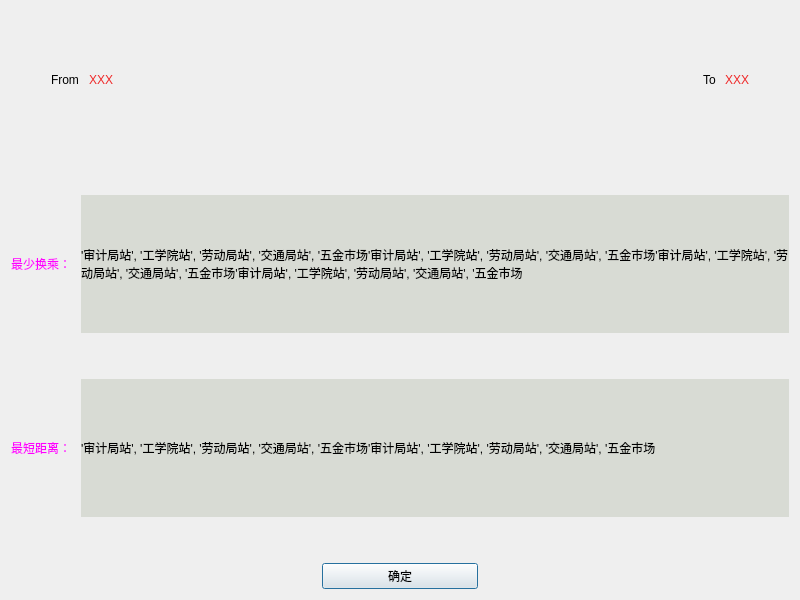
<?xml version="1.0" encoding="UTF-8"?>
<ui version="4.0">
 <class>Dialog</class>
 <widget class="QDialog" name="Dialog">
  <property name="geometry">
   <rect>
    <x>0</x>
    <y>0</y>
    <width>800</width>
    <height>600</height>
   </rect>
  </property>
  <property name="minimumSize">
   <size>
    <width>800</width>
    <height>600</height>
   </size>
  </property>
  <property name="maximumSize">
   <size>
    <width>800</width>
    <height>600</height>
   </size>
  </property>
  <property name="windowTitle">
   <string>Dialog</string>
  </property>
  <layout class="QVBoxLayout" name="verticalLayout">
   <item>
    <layout class="QHBoxLayout" name="horizontalLayout">
     <item>
      <spacer name="horizontalSpacer">
       <property name="orientation">
        <enum>Qt::Horizontal</enum>
       </property>
       <property name="sizeType">
        <enum>QSizePolicy::Preferred</enum>
       </property>
       <property name="sizeHint" stdset="0">
        <size>
         <width>40</width>
         <height>20</height>
        </size>
       </property>
      </spacer>
     </item>
     <item>
      <widget class="QLabel" name="lb1">
       <property name="styleSheet">
        <string notr="true">font: 57 30pt &quot;WenQuanYi Zen Hei Sharp&quot;;
</string>
       </property>
       <property name="text">
        <string>From </string>
       </property>
      </widget>
     </item>
     <item>
      <widget class="QLabel" name="lbFrom">
       <property name="styleSheet">
        <string notr="true">font: 57 30pt &quot;WenQuanYi Zen Hei Sharp&quot;;
color: rgb(239, 41, 41);</string>
       </property>
       <property name="text">
        <string>XXX</string>
       </property>
      </widget>
     </item>
     <item>
      <spacer name="horizontalSpacer_3">
       <property name="orientation">
        <enum>Qt::Horizontal</enum>
       </property>
       <property name="sizeHint" stdset="0">
        <size>
         <width>40</width>
         <height>20</height>
        </size>
       </property>
      </spacer>
     </item>
     <item>
      <widget class="QLabel" name="lb2">
       <property name="styleSheet">
        <string notr="true">font: 57 30pt &quot;WenQuanYi Zen Hei Sharp&quot;;
</string>
       </property>
       <property name="text">
        <string>To </string>
       </property>
      </widget>
     </item>
     <item>
      <widget class="QLabel" name="lbTo">
       <property name="styleSheet">
        <string notr="true">font: 57 30pt &quot;WenQuanYi Zen Hei Sharp&quot;;
color: rgb(239, 41, 41);</string>
       </property>
       <property name="text">
        <string>XXX</string>
       </property>
      </widget>
     </item>
     <item>
      <spacer name="horizontalSpacer_2">
       <property name="orientation">
        <enum>Qt::Horizontal</enum>
       </property>
       <property name="sizeType">
        <enum>QSizePolicy::Preferred</enum>
       </property>
       <property name="sizeHint" stdset="0">
        <size>
         <width>40</width>
         <height>20</height>
        </size>
       </property>
      </spacer>
     </item>
    </layout>
   </item>
   <item>
    <spacer name="verticalSpacer_4">
     <property name="orientation">
      <enum>Qt::Vertical</enum>
     </property>
     <property name="sizeType">
      <enum>QSizePolicy::Preferred</enum>
     </property>
     <property name="sizeHint" stdset="0">
      <size>
       <width>20</width>
       <height>40</height>
      </size>
     </property>
    </spacer>
   </item>
   <item>
    <layout class="QHBoxLayout" name="horizontalLayout_2">
     <item>
      <widget class="QLabel" name="label_3">
       <property name="styleSheet">
        <string notr="true">font: 75 24pt &quot;WenQuanYi Zen Hei Sharp&quot;;
color: rgb(255, 0, 255);</string>
       </property>
       <property name="text">
        <string>最少换乘： </string>
       </property>
      </widget>
     </item>
     <item>
      <widget class="QLabel" name="lbMinBus">
       <property name="sizePolicy">
        <sizepolicy hsizetype="Expanding" vsizetype="Preferred">
         <horstretch>0</horstretch>
         <verstretch>0</verstretch>
        </sizepolicy>
       </property>
       <property name="styleSheet">
        <string notr="true">font: 57 14pt &quot;WenQuanYi Zen Hei Sharp&quot;;
background-color: rgba(211, 215, 207, 0.85);</string>
       </property>
       <property name="text">
        <string>'审计局站', '工学院站', '劳动局站', '交通局站', '五金市场'审计局站', '工学院站', '劳动局站', '交通局站', '五金市场'审计局站', '工学院站', '劳动局站', '交通局站', '五金市场'审计局站', '工学院站', '劳动局站', '交通局站', '五金市场</string>
       </property>
       <property name="wordWrap">
        <bool>true</bool>
       </property>
      </widget>
     </item>
    </layout>
   </item>
   <item>
    <spacer name="verticalSpacer_2">
     <property name="orientation">
      <enum>Qt::Vertical</enum>
     </property>
     <property name="sizeType">
      <enum>QSizePolicy::Preferred</enum>
     </property>
     <property name="sizeHint" stdset="0">
      <size>
       <width>20</width>
       <height>40</height>
      </size>
     </property>
    </spacer>
   </item>
   <item>
    <layout class="QHBoxLayout" name="horizontalLayout_3">
     <item>
      <widget class="QLabel" name="label_4">
       <property name="styleSheet">
        <string notr="true">font: 75 24pt &quot;WenQuanYi Zen Hei Sharp&quot;;
color: rgb(255, 0, 255);</string>
       </property>
       <property name="text">
        <string>最短距离： </string>
       </property>
      </widget>
     </item>
     <item>
      <widget class="QLabel" name="lbMinDistance">
       <property name="sizePolicy">
        <sizepolicy hsizetype="Expanding" vsizetype="Preferred">
         <horstretch>0</horstretch>
         <verstretch>0</verstretch>
        </sizepolicy>
       </property>
       <property name="styleSheet">
        <string notr="true">font: 57 14pt &quot;WenQuanYi Zen Hei Sharp&quot;;
background-color: rgba(211, 215, 207, 0.85);</string>
       </property>
       <property name="text">
        <string>'审计局站', '工学院站', '劳动局站', '交通局站', '五金市场'审计局站', '工学院站', '劳动局站', '交通局站', '五金市场</string>
       </property>
       <property name="wordWrap">
        <bool>true</bool>
       </property>
      </widget>
     </item>
    </layout>
   </item>
   <item>
    <spacer name="verticalSpacer_3">
     <property name="orientation">
      <enum>Qt::Vertical</enum>
     </property>
     <property name="sizeType">
      <enum>QSizePolicy::Preferred</enum>
     </property>
     <property name="sizeHint" stdset="0">
      <size>
       <width>20</width>
       <height>40</height>
      </size>
     </property>
    </spacer>
   </item>
   <item>
    <layout class="QHBoxLayout" name="horizontalLayout_5" stretch="2,1,2">
     <item>
      <spacer name="horizontalSpacer_6">
       <property name="orientation">
        <enum>Qt::Horizontal</enum>
       </property>
       <property name="sizeType">
        <enum>QSizePolicy::Preferred</enum>
       </property>
       <property name="sizeHint" stdset="0">
        <size>
         <width>60</width>
         <height>20</height>
        </size>
       </property>
      </spacer>
     </item>
     <item>
      <widget class="QPushButton" name="pushButton">
       <property name="sizePolicy">
        <sizepolicy hsizetype="Preferred" vsizetype="Fixed">
         <horstretch>0</horstretch>
         <verstretch>0</verstretch>
        </sizepolicy>
       </property>
       <property name="text">
        <string>确定</string>
       </property>
      </widget>
     </item>
     <item>
      <spacer name="horizontalSpacer_7">
       <property name="orientation">
        <enum>Qt::Horizontal</enum>
       </property>
       <property name="sizeType">
        <enum>QSizePolicy::Preferred</enum>
       </property>
       <property name="sizeHint" stdset="0">
        <size>
         <width>40</width>
         <height>20</height>
        </size>
       </property>
      </spacer>
     </item>
    </layout>
   </item>
  </layout>
 </widget>
 <resources/>
 <connections>
  <connection>
   <sender>pushButton</sender>
   <signal>clicked(bool)</signal>
   <receiver>Dialog</receiver>
   <slot>close()</slot>
   <hints>
    <hint type="sourcelabel">
     <x>395</x>
     <y>547</y>
    </hint>
    <hint type="destinationlabel">
     <x>119</x>
     <y>515</y>
    </hint>
   </hints>
  </connection>
 </connections>
</ui>
